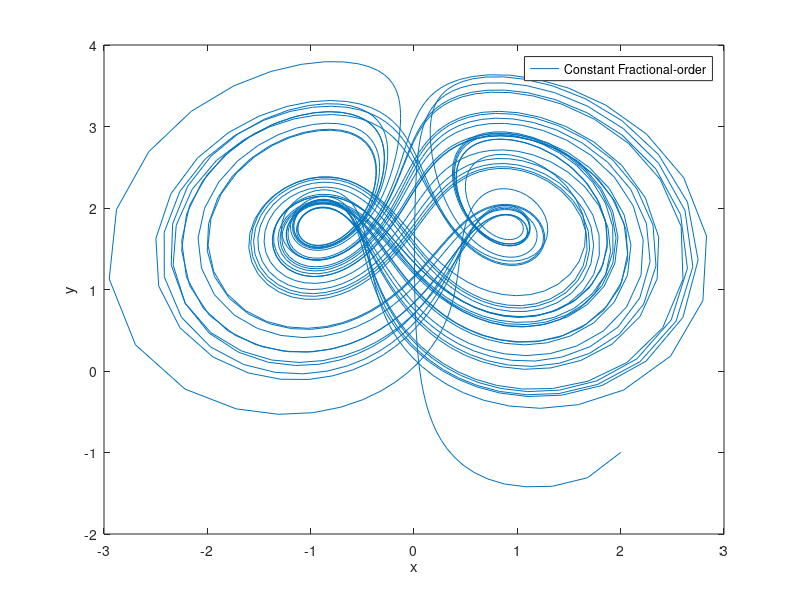
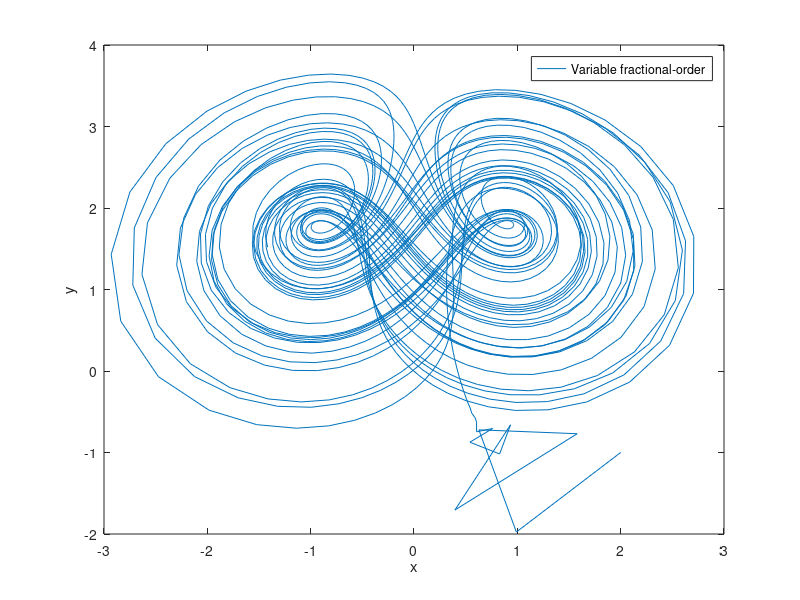

The MATLAB script that drew these images, in order:
% Solis-Perez, J.E., Gomez-Aguilar, J.F., & Atangana, A. (2018). Novel
% numerical method for solving variable-order fractional differential
% equations with power, exponential and Mittag-Leffler laws. Chaos,
% Solitons & Fractal, 114, 175-185.


% This numerical scheme is for Caputo differential operator

clc; clear; close all;

%Inputs

h=0.1; t(1)=0; tfinal=300; t=t(1):h:tfinal; N=ceil((tfinal-t(1))/h);
% Initial Conditions
x(1)=2; y(1)=-1; z(1)=1;
% Constant fractional order
alpha = 0.976;
% Parameters of the model
a=1; b=0.1; c=1;
% Given below is the set of ODEs(Financial System given in the above paper
% by (3.1a-3.1c)

f1= @(t,x,y,z)z+(y-a).*x;
f2= @(t,x,y,z)1-b*y-x.^2;
f3= @(t,x,y,z)-x-c*z;

% Constant version of the Caputo Algorithm Starts

tic;
for n=1:N
    j=2:n;
    x(n+1)=x(1)+((h.^alpha)./(alpha.*(1+alpha).*gamma(alpha))).*...
        sum(((n+1-j).^alpha.*(n-j+2+alpha)-(n-j).^alpha.*(n-j+2+2.*alpha)).*f1(t(j),x(j),y(j),z(j))-...
        ((n+1-j).^(alpha+1)-(n-j).^alpha.*(n-j+1+alpha)).*f1(t(j-1),x(j-1),y(j-1),z(j-1)));
    
    y(n+1)=y(1)+((h.^alpha)./(alpha.*(1+alpha).*gamma(alpha))).*...
        sum(((n+1-j).^alpha.*(n-j+2+alpha)-(n-j).^alpha.*(n-j+2+2.*alpha)).*f2(t(j),x(j),y(j),z(j))-...
        ((n+1-j).^(alpha+1)-(n-j).^alpha.*(n-j+1+alpha)).*f2(t(j-1),x(j-1),y(j-1),z(j-1)));
    
    z(n+1)=z(1)+((h.^alpha)./(alpha.*(1+alpha).*gamma(alpha))).*...
        sum(((n+1-j).^alpha.*(n-j+2+alpha)-(n-j).^alpha.*(n-j+2+2.*alpha)).*f3(t(j),x(j),y(j),z(j))-...
        ((n+1-j).^(alpha+1)-(n-j).^alpha.*(n-j+1+alpha)).*f3(t(j-1),x(j-1),y(j-1),z(j-1)));
    
    t(n+1) =t(n)+h;
end
toc;
figure(1)
plot(x,y)
xlabel('x'),ylabel('y'),zlabel('z'),legend('Constant Fractional-order')

alpha = @(t) 1./(1+exp(-t));


% Variable version of the Caputo Algorithm Starts

tic;
for n=1:N
    j=2:n;
    x(n+1)=x(1)+sum(((h.^(alpha(t(j))))./((alpha(t(j))).*(1+(alpha(t(j)))).*gamma((alpha(t(j)))))).*...
    ((n+1-j).^(alpha(t(j))).*(n-j+2+(alpha(t(j))))-(n-j).^(alpha(t(j))).*(n-j+2+2.*(alpha(t(j))))).*...
    f1(t(j),x(j),y(j),z(j))-((n+1-j).^((alpha(t(j)))+1)-(n-j).^(alpha(t(j))).*(n-j+1+(alpha(t(j))))).*...
    f1(t(j-1),x(j-1),y(j-1),z(j-1)).*((h.^(alpha(t(j))))./((alpha(t(j))).*(1+(alpha(t(j)))).*...
    gamma((alpha(t(j)))))));

    y(n+1)=y(1)+sum(((h.^(alpha(t(j))))./((alpha(t(j))).*(1+(alpha(t(j)))).*gamma((alpha(t(j)))))).*...
    ((n+1-j).^(alpha(t(j))).*(n-j+2+(alpha(t(j))))-(n-j).^(alpha(t(j))).*(n-j+2+2.*(alpha(t(j))))).*...
    f2(t(j),x(j),y(j),z(j))-((n+1-j).^((alpha(t(j)))+1)-(n-j).^(alpha(t(j))).*(n-j+1+(alpha(t(j))))).*...
    f2(t(j-1),x(j-1),y(j-1),z(j-1)).*((h.^(alpha(t(j))))./((alpha(t(j))).*(1+(alpha(t(j)))).*...
    gamma((alpha(t(j)))))));

    z(n+1)=z(1)+sum(((h.^(alpha(t(j))))./((alpha(t(j))).*(1+(alpha(t(j)))).*gamma((alpha(t(j)))))).*...
    ((n+1-j).^(alpha(t(j))).*(n-j+2+(alpha(t(j))))-(n-j).^(alpha(t(j))).*(n-j+2+2.*(alpha(t(j))))).*...
    f3(t(j),x(j),y(j),z(j))-((n+1-j).^((alpha(t(j)))+1)-(n-j).^(alpha(t(j))).*(n-j+1+(alpha(t(j))))).*...
    f3(t(j-1),x(j-1),y(j-1),z(j-1)).*((h.^(alpha(t(j))))./((alpha(t(j))).*(1+(alpha(t(j)))).*...
    gamma((alpha(t(j)))))));
t(n+1)=t(n)+h;

end
toc;
figure(2)
plot(x,y)
xlabel('x'),ylabel('y'),zlabel('z'),legend('Variable fractional-order')
